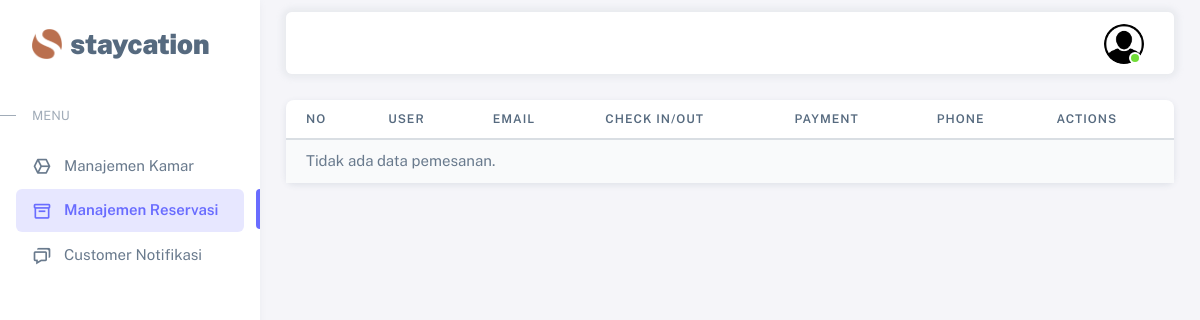
/dashboard/hotel/reservasi.php (signed in), run on an earlier commit of the app's database.
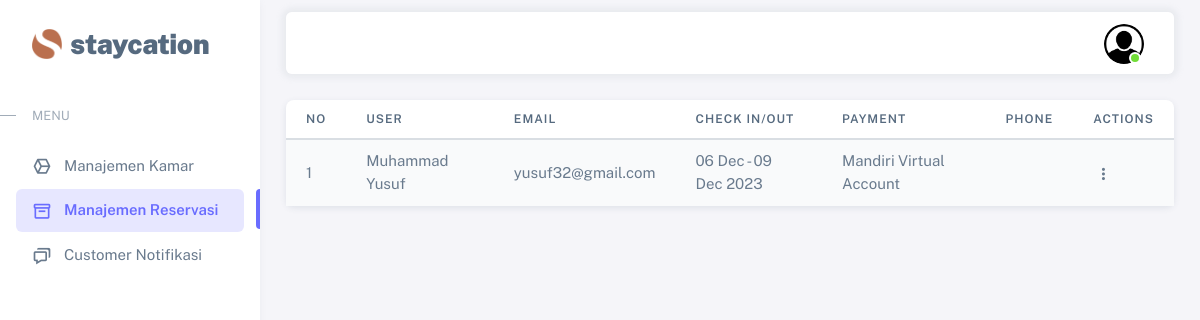
And on a later commit of the database.
### tables this page shows
CREATE TABLE `pemesanan` (
  `ID_PEMESANAN` int(11) NOT NULL,
  `EMAIL_TAMU` varchar(40) NOT NULL,
  `ID_METODE_PEMBAYARAN` int(11) NOT NULL,
  `TGL_PEMESANAN` timestamp NOT NULL DEFAULT current_timestamp() ON UPDATE current_timestamp(),
  `TGL_CEKIN` datetime NOT NULL,
  `TGL_CEKOUT` datetime NOT NULL,
  `TOTAL_BIAYA` decimal(10,0) NOT NULL
);

CREATE TABLE `tamu` (
  `EMAIL_TAMU` varchar(40) NOT NULL,
  `PASSWORD` varchar(255) NOT NULL,
  `NAMA_TAMU` varchar(50) NOT NULL,
  `ALAMAT` varchar(50) NOT NULL,
  `NO_TELEPON_TAMU` varchar(15) NOT NULL,
  `TANGGAL_LAHIR` date NOT NULL
);

CREATE TABLE `metode_pembayaran` (
  `ID_METODE_PEMBAYARAN` int(11) NOT NULL,
  `NAMA_METODE_PEMBAYARAN` enum('BCA Virtual Account','Credit Card','Mandiri Virtual Account') NOT NULL
);

### dashboard/hotel/reservasi.php (the view, shortened to what this page needs)
<?php
    include '../../controller/koneksi.php';
    include '../../partials/header-hotel.php'
?>
    <div class="content-wrapper">
      <div class="container-xxl flex-grow-1 container-p-y">
        <div class="card mb-4">
          <table class="table table-striped">
            <thead>
              <tr>
                <th>no</th>
                <th>User</th>
                <th>Email</th>
                <th>Check in/out</th>
                <th>Payment</th>
                <th>phone</th>
                <th>Actions</th>
              </tr>
            </thead>
            <tbody class="table-border-bottom-0">
            <?php
            $id_hotel = $_SESSION['id_hotel'];
            $query = "SELECT pemesanan.id_pemesanan,tamu.nama_tamu, tamu.email_tamu, pemesanan.tgl_cekin, pemesanan.tgl_cekout,
                    metode_pembayaran.nama_metode_pembayaran, tamu.no_telepon_tamu
                FROM pemesanan
                JOIN tamu ON pemesanan.email_tamu = tamu.email_tamu
                JOIN detail_pemesanan ON pemesanan.id_pemesanan = detail_pemesanan.id_pemesanan
                JOIN hotel ON detail_pemesanan.id_hotel = hotel.id_hotel
                JOIN metode_pembayaran ON pemesanan.id_metode_pembayaran = metode_pembayaran.id_metode_pembayaran
                WHERE hotel.id_hotel = $id_hotel
                GROUP BY pemesanan.id_pemesanan
                ORDER BY pemesanan.tgl_cekin DESC";
            $result = $koneksi->query($query);
            if ($result->num_rows > 0) {
                $counter = 1;
                while ($row = $result->fetch_assoc()) {
                ?>
                <tr>
                    <td><?php echo $counter; ?> </td>
                    <td><?php echo $row['nama_tamu']; ?></td>
                    <td><?php echo $row['email_tamu']; ?></td>
                    <td><?php echo date('d M', strtotime($row["tgl_cekin"])) . ' - ' . date('d M Y', strtotime($row["tgl_cekout"])); ?></td>
                    <td><?php echo $row['nama_metode_pembayaran']; ?></td>
                    <td><?php echo $row['no_telepon_tamu']; ?></td>
                    <td>
                        <div class="dropdown">
                            <button type="button" class="btn p-0 dropdown-toggle hide-arrow" data-bs-toggle="dropdown">
                                <i class="bx bx-dots-vertical-rounded"></i>
                            </button>
                        </div>
                    </td>
                </tr>
                <?php
                    $counter++;
                }
            } else {
                echo '<tr><td colspan="9">Tidak ada data pemesanan.</td></tr>';
            }
            ?>
            </tbody>
          </table>
        </div>
    </div>
<?php
    include '../../partials/footer-hotel.php'
?>

What changed in the data, as far as the page shows it:
added pemesanan: EMAIL_TAMU.NAMA_TAMU "Muhammad Yusuf", EMAIL_TAMU.EMAIL_TAMU "yusuf32@gmail.com", TGL_CEKIN "06 Dec", TGL_CEKOUT "09 Dec 2023", ID_METODE_PEMBAYARAN.NAMA_METODE_PEMBAYARAN "Mandiri Virtual Account"
Also different on the page:
text no longer shown: "Tidak ada data pemesanan."
